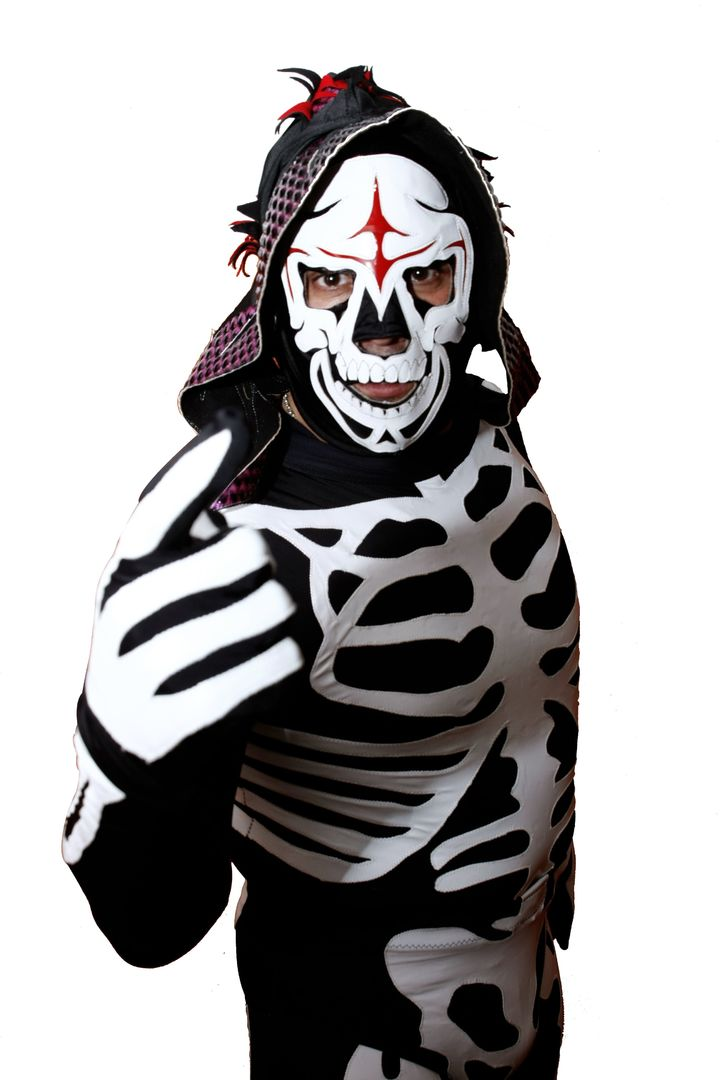
#> input picture laparka.jpeg, 720 x 1080 px
$ python convolucion.py
#> lines starting #> are read from the running program, lines starting #| are printed output that depends on the picture
import cv2
import numpy as np
x = cv2.__version__

imagenFuente = cv2.imread('laparka.jpeg')
#> imagenFuente is the input picture: shape (1080, 720, 3); mean B, G, R 168.8, 168.3, 170.1
ddepth = -1
np.array([1, 2, 3])
kernel = np.array(( #Los valores del kernel te ayudan a aclarar o volver oscura tu imagen
    #[1, 1, 1],
    #[1, 1, 1],
    #[1, 1, 1]), dtype="int")
	[0, 1, 0],
    [1, -4, 1],
    [0, 1, 0]), dtype="int")

imgTrasformada = cv2.filter2D(imagenFuente, ddepth, kernel)
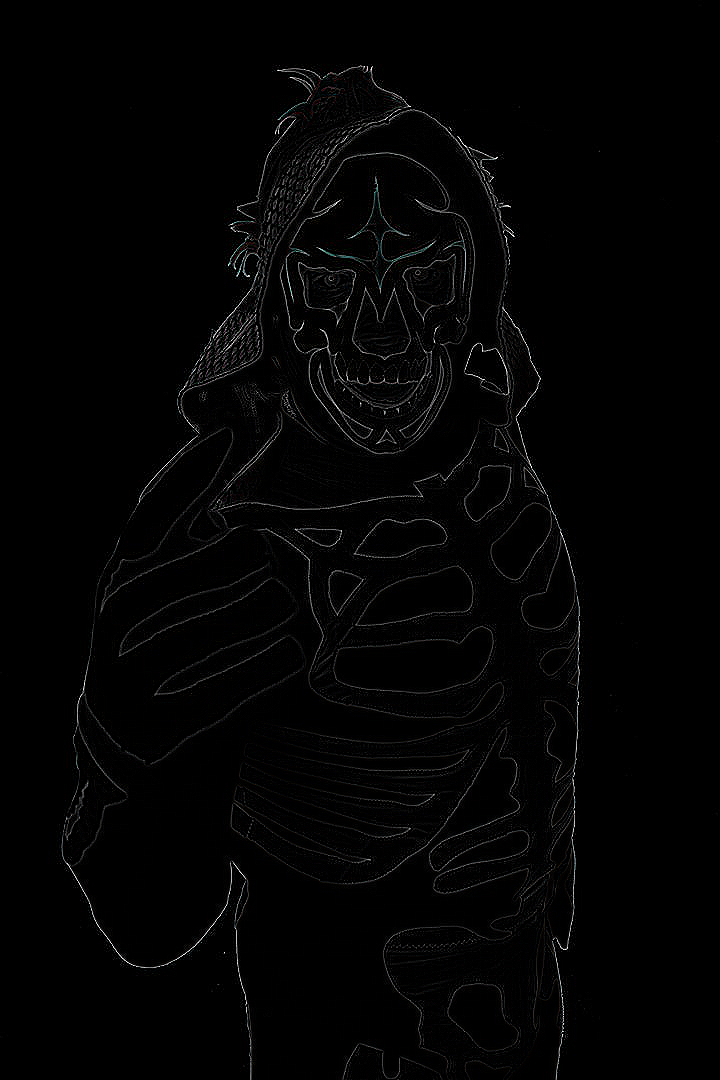
#> imgTrasformada: shape (1080, 720, 3); mean B, G, R 3.4, 3.4, 3.4
cv2.imshow('kernel', imgTrasformada)
cv2.imwrite('prueba_kernel_otros_numeros.png',imgTrasformada)
cv2.waitKey(0)
cv2.destroyAllWindows()
